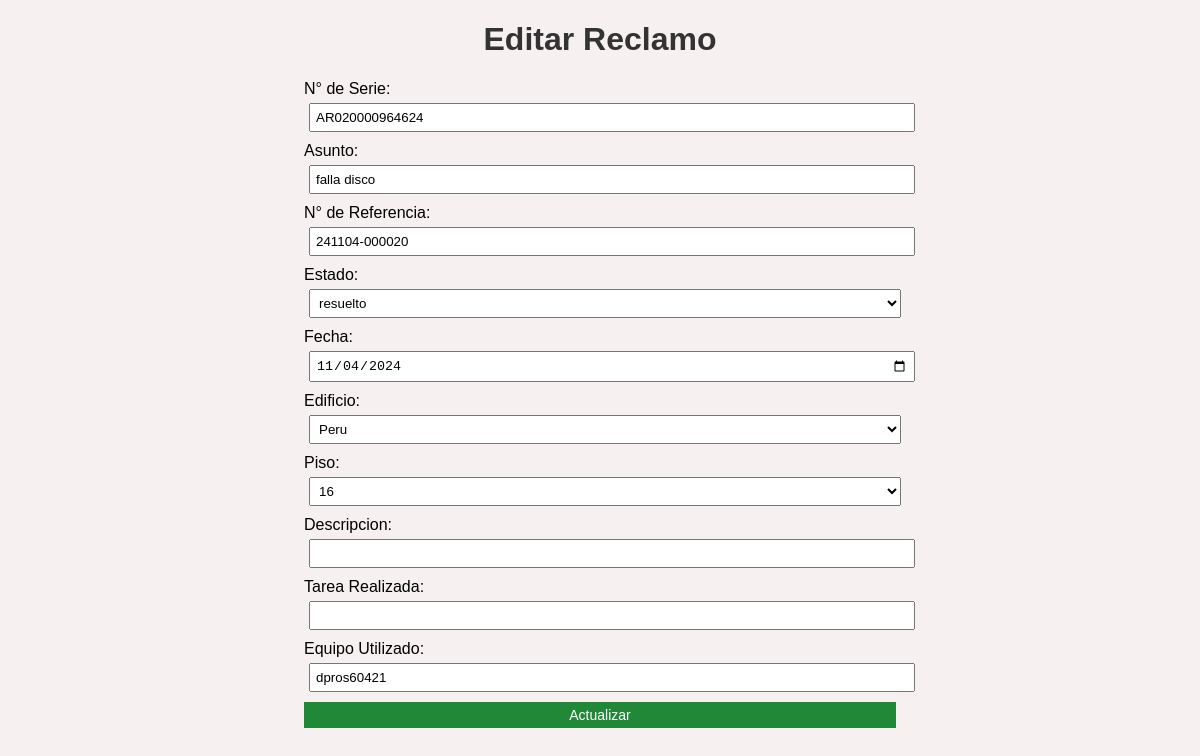
Screenshot of /editar_reclamo_b/1 (signed in) with the database file from the repository.
### models.py (models this page shows)
class ReclamosBangho(db.Model):
    id = db.Column(db.Integer, primary_key=True, autoincrement=True)
    numero_serie = db.Column(db.String(50), nullable=False)
    asunto = db.Column(db.String(50), nullable=False)
    numero_referencia = db.Column(db.String(15), nullable=False, unique=True)  # Formato 000000-000000
    estado = db.Column(db.Enum('sin responder', 'en espera', 'resuelto'), nullable=False)
    fecha = db.Column(db.Date, nullable=False)
    edificio = db.Column(db.String(100), nullable=False)
    piso = db.Column(db.String(10), nullable=False)
    descripcion = db.Column(db.Text, nullable=True)
    tarea_realizada = db.Column(db.Text, nullable=True)
    equipo_utilizado = db.Column(db.String(50), nullable=True)

### routes/reclamos_b.py (the view)
@reclamos_b_bp.route('/editar_reclamo_b/<int:id>', methods=['GET'])
@login_required
def editar_reclamo_b(id):
    reclamob = ReclamosBangho.query.get(id)
    return render_template('editar_reclamo_b.html', reclamob=reclamob)

### app2.py (called while the page is built)
@login_manager.user_loader
def load_user(user_id):
    return User.query.get(int(user_id))

### templates/editar_reclamo_b.html (shortened to what this page needs)
<!DOCTYPE html>
<html lang="es">
<head>
    <link rel="stylesheet" type="text/css" href="{{ url_for('static', filename='styles.css') }}">
</head>
<body>
    <h1>Editar Reclamo</h1>
    <form class="form-alineado" action="/actualizar_reclamo_b/{{ reclamob.id }}" method="post">
        <label for="numero_serie">N° de Serie:</label>
        <input type="text" name="numero_serie" value="{{ reclamob.numero_serie }}" required>
        <label for="asunto">Asunto:</label>
        <input type="text" name="asunto" value="{{ reclamob.asunto }}" required>
        <label for="numero_referencia">N° de Referencia:</label>
        <input type="text" name="numero_referencia" value="{{ reclamob.numero_referencia }}" required>
        <label for="estado">Estado:</label>
        <select name="estado" required>
            <option value="resuelto" {% if reclamob.estado=='resuelto' %}selected{% endif %}>resuelto</option>
        </select>
        <label for="fecha">Fecha:</label>
        <input type="date" name="fecha" value="{{ reclamob.fecha.strftime('%Y-%m-%d') if reclamob.fecha else '' }}">
        <label for="edificio">Edificio:</label>
        <select id="filtro_edificio" name="edificio" onchange="actualizarPisosFiltro()" required>
            <option value="Peru" {% if reclamob.edificio=='Peru' %}selected{% endif %}>Peru</option>
        </select>
        <label for="piso">Piso:</label required>
        <select id="filtro_piso" name="piso" onchange="actualizarPisosFiltro()">
            {% if reclamob.piso %}
            <option value="{{ reclamob.piso }}" selected>{{ reclamob.piso }}</option>
            {% endif %}
        </select>
        <label for="descripcion">Descripcion:</label>
        <input type="text" name="descripcion" value="{{ reclamob.descripcion if reclamob.descripcion else '' }}">
        <label for="tarea_realizada">Tarea Realizada:</label>
        <input type="text" name="tarea_realizada" value="{{ reclamob.tarea_realizada if reclamob.tarea_realizada else '' }}">
        <label for="equipo_utilizado">Equipo Utilizado:</label>
        <input type="text" name="equipo_utilizado" value="{{ reclamob.equipo_utilizado if reclamob.equipo_utilizado else '' }}">
        <button type="submit">Actualizar</button>
    </form>
</body>
</html>

### static/styles.css (style rules this page uses)
body { font-family: Arial, sans-serif; background-color: #f7f0f0; text-align: center; max-width: 100%; overflow-x: hidden; }
h1 { color: #333; }
button { background: #218838; font-size: 14px; color: white; border: none; padding: 5px 10px; cursor: pointer; }
form { margin-bottom: 20px; }
input, select { padding: 5px; margin: 5px; }
select option[value="resuelto"] { background: rgba(0, 252, 84, 0.3); }
.form-alineado { text-align: left; margin: 0 auto; width: 50%; }
.form-alineado input, .form-alineado select, .form-alineado button { display: block; width: 100%; margin-bottom: 10px; }

### rows the page displays
ReclamosBangho: numero_serie "AR020000964624", asunto "falla disco", numero_referencia "241104-000020", estado "resuelto", fecha "11/04/2024", edificio "Peru", piso "16", equipo_utilizado "dpros60421"
